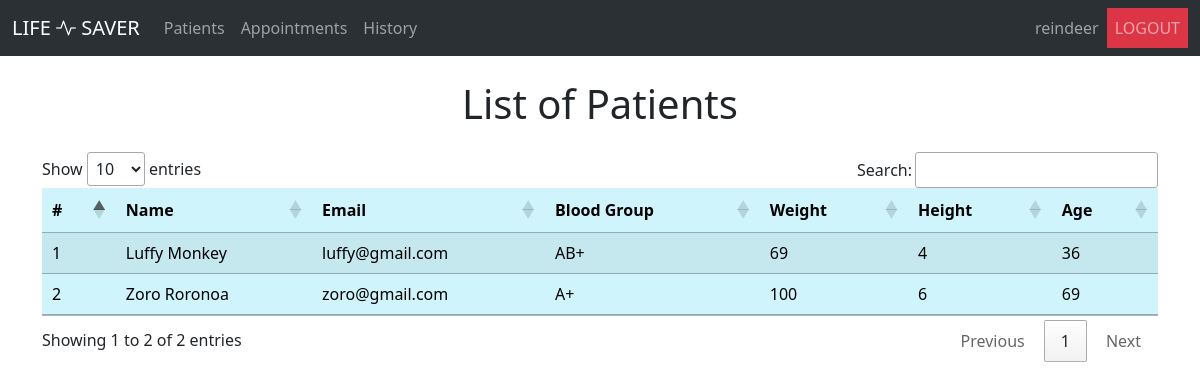
Screenshot of /doctor/patients/ (signed in) with the database file from the repository.
### life_saver_user_auth/models.py (models this page shows, shortened)
class User(models.Model):
    first_name = models.CharField(max_length=30)
    last_name = models.CharField(max_length=30)
    email = models.EmailField(unique=True)
    phone = models.CharField(max_length=10)
    password = models.CharField(max_length=30)
    role = models.CharField(max_length=30)

### life_saver_patient/models.py (models this page shows, shortened)
class Patient(models.Model):
    user = models.OneToOneField(User, on_delete=models.CASCADE, primary_key=True)
    blood_group = models.CharField(max_length=30)
    weight = models.IntegerField()
    height = models.IntegerField()
    age = models.IntegerField()
    is_profile_complete = models.BooleanField(default=False)

### life_saver_doctor/views.py (the view)
# urls.py: path('patients/', patients, name='patients_admin'),
def patients(request):
    if check_session(request):
        if check_profile_completion(request):
            doctor = Doctor.objects.get(user__id=request.session['user'])
            if doctor.is_verified:
                appointments = Appointment.objects.filter(doctor=doctor)
                patients = []
                for appointment in appointments:
                    if appointment.status != 'rejected':
                        patients.append(appointment.patient)
                patients = remove_duplicate_patients(patients)
                return render(request, 'patients_doctor.html', {'patients': patients})
            return redirect('waitlist_doctor')
    return redirect('login')

### life_saver_doctor/views.py (called while the page is built)
def check_session(request):
    if request.session.has_key('user'):
        user = User.objects.get(id=request.session['user'])
        if user.role == 'doctor':
            return True
    return False

def check_profile_completion(request):
    try:
        doctor = Doctor.objects.get(user__id=request.session['user'])
        if doctor.is_profile_complete:
            return True
        return False
    except:
        return False

def remove_duplicate_patients(patients):
    patients_without_duplicates = []
    for patient in patients:
        if patient not in patients_without_duplicates:
            patients_without_duplicates.append(patient)
    return patients_without_duplicates

### life_saver_doctor/templates/patients_doctor.html
{% extends 'base_doctor.html' %}
{% block content %}
<div class="container">
    <h1 class="text-center my-4">List of Patients</h1>
    <table id="myTable" class="table table-striped table-info">
        <thead>
            <tr>
                <th>#</th>
                <th>Name</th>
                <th>Email</th>
                <th>Blood Group</th>
                <th>Weight</th>
                <th>Height</th>
                <th>Age</th>
            </tr>
        </thead>
        <tbody>
            {% for patient in patients %}
            <tr>
                <td>{{ forloop.counter }}</td>
                <td>{{ patient.user.first_name }} {{ patient.user.last_name }}</td>
                <td>{{ patient.user.email }}</td>
                <td>{{ patient.blood_group }}</td>
                <td>{{ patient.weight }}</td>
                <td>{{ patient.height }}</td>
                <td>{{ patient.age }}</td>
            </tr>
            {% endfor %}
        </tbody>
    </table>
</div>
{% endblock %}

### life_saver_doctor/templates/base_doctor.html (shortened to what this page needs)
<!doctype html>
<html lang="en">
<head>
	<link href="https://cdn.jsdelivr.net/npm/bootstrap@5.3.0-alpha3/dist/css/bootstrap.min.css" rel="stylesheet"
>
	<link rel="stylesheet" href="https://cdn.jsdelivr.net/npm/bootstrap-icons@1.10.5/font/bootstrap-icons.css">
	<link rel="stylesheet" href="https://cdn.datatables.net/1.13.4/css/jquery.dataTables.css" />
</head>
<body style="height: 100vh">
	<nav class="navbar navbar-expand-lg bg-body-tertiary bg-dark" data-bs-theme="dark">
		<div class="container-fluid">
			<a class="navbar-brand" href="{% url 'index_doctor' %}">LIFE <i class="bi bi-activity"></i> SAVER</a>
			<div class="collapse navbar-collapse justify-content-between" id="navbarNav">
				<ul class="navbar-nav">
					<li class="nav-item">
						<a class="nav-link" href="{% url 'patients_doctor' %}">Patients</a>
					</li>
					<li class="nav-item">
						<a class="nav-link" href="{% url 'appointments_doctor' %}">Appointments</a>
					</li>
					<li class="nav-item">
						<a class="nav-link" href="{% url 'appointment_history_doctor' %}">History</a>
					</li>
				</ul>
				<ul class="navbar-nav">
					<li class="nav-item">
						<a class="nav-link">{{ request.session.username }}</a>
					</li>
					<li class="nav-item">
						<a class="nav-link bg-danger" href="{% url 'logout' %}">LOGOUT</a>
					</li>
				</ul>
			</div>
		</div>
	</nav>
	{% block content %}{% endblock %}
</body>
</html>

### rows the page displays
User: session.username "reindeer"
Patient: user.first_name "Luffy", user.last_name "Monkey", user.email "luffy@gmail.com", blood_group "AB+", weight "69", height "4", age "36"
Patient: user.first_name "Zoro", user.last_name "Roronoa", user.email "zoro@gmail.com", blood_group "A+", weight "100", height "6", age "69"
